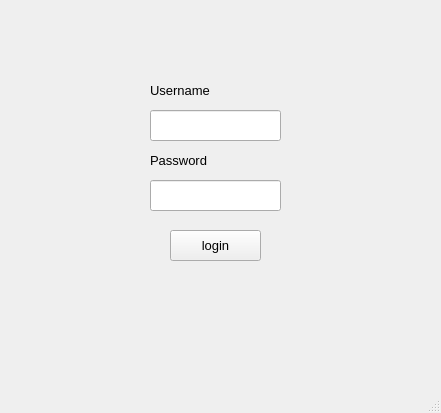
<?xml version="1.0" encoding="UTF-8"?>
<ui version="4.0">
 <class>MainWindow</class>
 <widget class="QMainWindow" name="MainWindow">
  <property name="geometry">
   <rect>
    <x>0</x>
    <y>0</y>
    <width>441</width>
    <height>413</height>
   </rect>
  </property>
  <property name="windowTitle">
   <string>MainWindow</string>
  </property>
  <widget class="QWidget" name="centralwidget">
   <widget class="QPushButton" name="loginBtn">
    <property name="geometry">
     <rect>
      <x>170</x>
      <y>230</y>
      <width>91</width>
      <height>31</height>
     </rect>
    </property>
    <property name="font">
     <font>
      <pointsize>10</pointsize>
     </font>
    </property>
    <property name="text">
     <string>login</string>
    </property>
   </widget>
   <widget class="QLineEdit" name="unameTxt">
    <property name="geometry">
     <rect>
      <x>150</x>
      <y>110</y>
      <width>131</width>
      <height>31</height>
     </rect>
    </property>
   </widget>
   <widget class="QLineEdit" name="passwdTxt">
    <property name="geometry">
     <rect>
      <x>150</x>
      <y>180</y>
      <width>131</width>
      <height>31</height>
     </rect>
    </property>
    <property name="echoMode">
     <enum>QLineEdit::Password</enum>
    </property>
   </widget>
   <widget class="QLabel" name="label">
    <property name="geometry">
     <rect>
      <x>150</x>
      <y>80</y>
      <width>71</width>
      <height>21</height>
     </rect>
    </property>
    <property name="font">
     <font>
      <pointsize>10</pointsize>
     </font>
    </property>
    <property name="text">
     <string>Username</string>
    </property>
   </widget>
   <widget class="QLabel" name="passwordTxt">
    <property name="geometry">
     <rect>
      <x>150</x>
      <y>150</y>
      <width>71</width>
      <height>21</height>
     </rect>
    </property>
    <property name="font">
     <font>
      <pointsize>10</pointsize>
     </font>
    </property>
    <property name="text">
     <string>Password</string>
    </property>
   </widget>
  </widget>
  <widget class="QMenuBar" name="menubar">
   <property name="geometry">
    <rect>
     <x>0</x>
     <y>0</y>
     <width>441</width>
     <height>21</height>
    </rect>
   </property>
  </widget>
  <widget class="QStatusBar" name="statusbar"/>
 </widget>
 <resources/>
 <connections/>
</ui>
